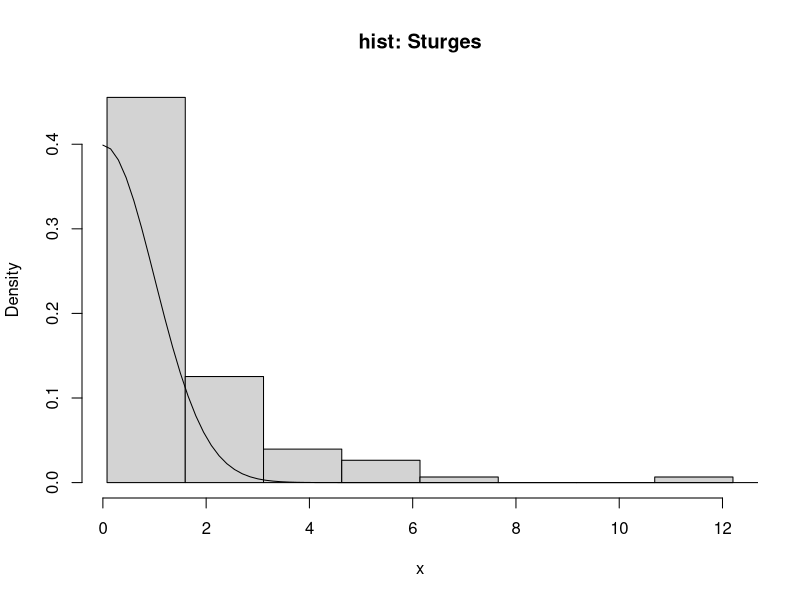
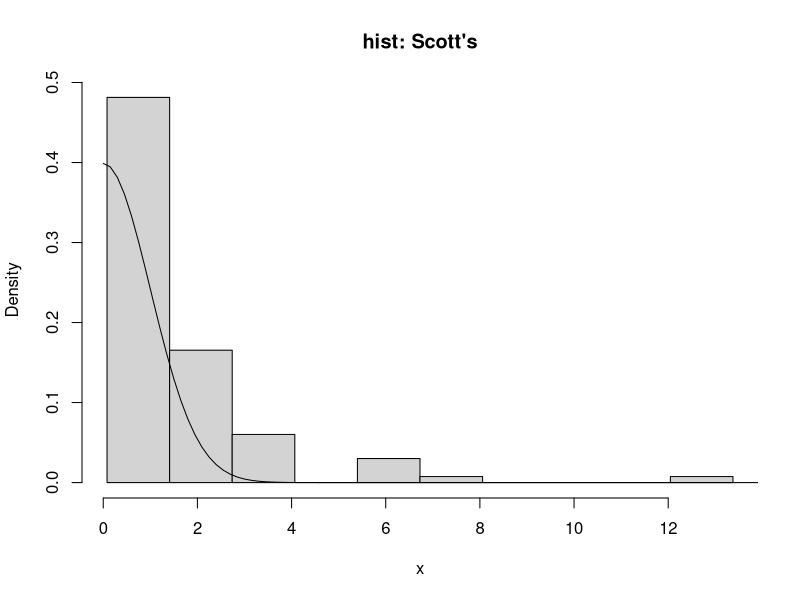
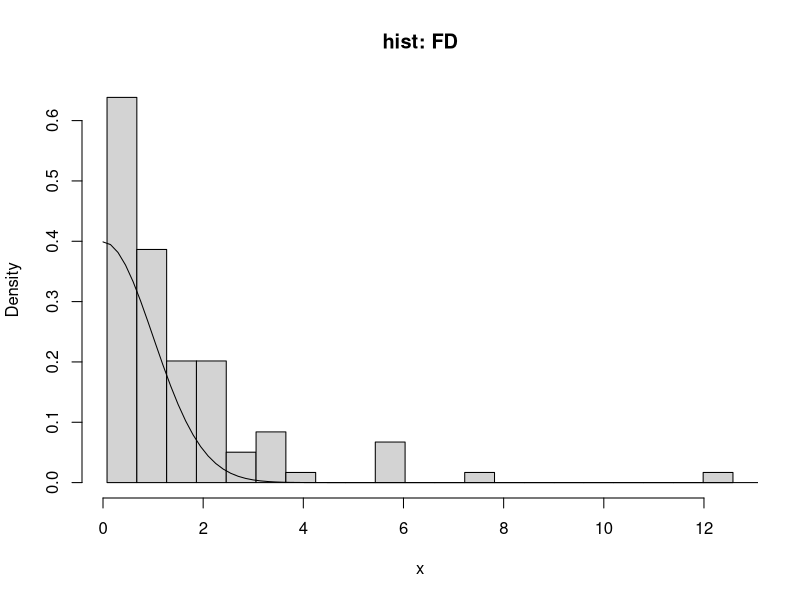
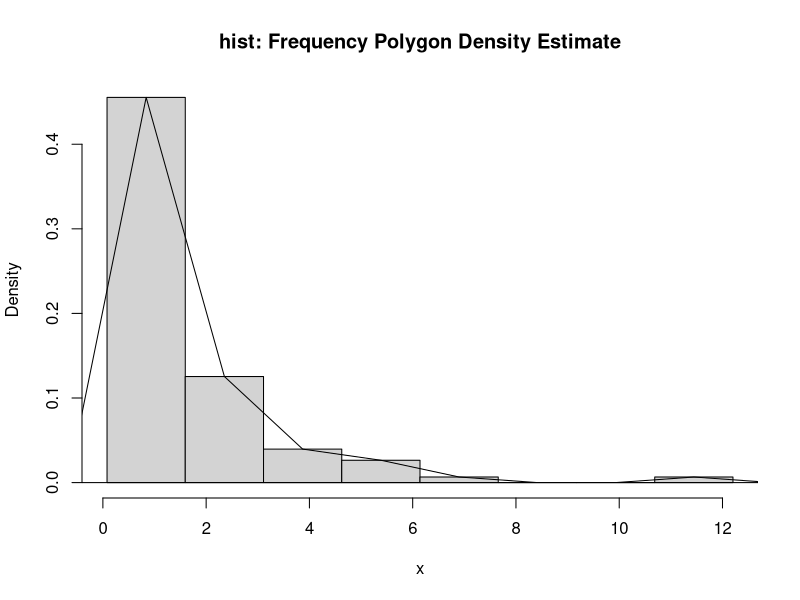

These charts were generated, in order, by the following R code:
## ---- chunk 1
knitr::opts_chunk$set(echo = TRUE)
## ---- chunk 2

set.seed(1239)
n <- 100
x <- rlnorm(n)
#Sturges' Rule
nclass <- ceiling(1+log2(n))
cwidth <- diff(range(x)/nclass)
breaks <- min(x)+cwidth*0:nclass
h.sturges <- hist(x, breaks=breaks, freq = F, main="hist: Sturges") 
curve(dnorm(x), from=0, to=15, add=T)

#Scott's normal reference rule
h <- 3.5*sd(x)*n^(-1/3)
m <- min(x)
M <- max(x)
nclass2 <- ceiling((M-m)/h)
breaks2 <- m+h*0:nclass2
h.scott <- hist(x, breaks=breaks2, freq = F, main = "hist: Scott's")
curve(dnorm(x), from=0, to=15, add=T)

#FD rule
h2 <- 2*IQR(x)*n^(-1/3)
z <- min(x)
Z <- max(x)
nclass3 <- ceiling((Z-z)/h2)
breaks3 <- z+h2*0:nclass3
h.FD <- hist(x, breaks=breaks3, freq=F, main="hist: FD")
curve(dnorm(x), from=0, to=15, add=T)

## ---- chunk 3
set.seed(14578)
#Sturges' Rule
nclass <- ceiling(1+log2(n))
cwidth <- diff(range(x)/nclass)
breaks <- min(x)+cwidth*0:nclass
h.sturges <- hist(x, breaks=breaks, freq = F, main="hist: Frequency Polygon Density Estimate") #Frequency Polygon Density Estimate
vx <- h.sturges$mids # midpoints of each class interval
vy <- h.sturges$density # density est at vertices of polygon
delta <- diff(vx)[1] # h after pretty is applied
k <- length(vx)
vx <- vx+delta
vx <- c(vx[1]-2*delta, vx[1]-delta, vx)
vy <- c(0, vy, 0)
# add the polygon to the histogram
polygon(vx,vy)

